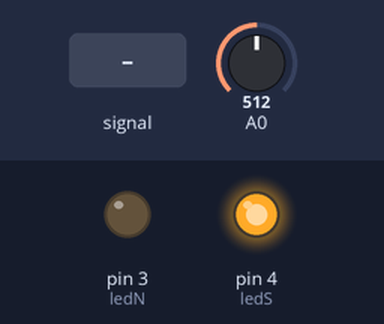
Simulated run of this sketch. Board: Arduino Uno, built with avr-gcc and run on an emulated ATmega328P. On the bench: output pins drawn as LEDs (lit = HIGH). Inputs (shaded band) come from the test bench; at power-on: A0 = 512. What the sketch prints to the serial monitor is not drawn.

Above: at 1.2 s.
1.3 s: A0 fed a 200 Hz sine of ±81 counts around its level
At 1.77 s:
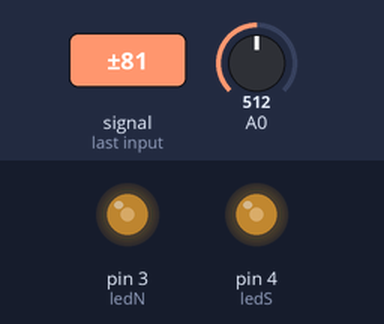
4.3 s: A0 set to 716
5.8 s: A0 set to 523
7.3 s: A0 set to 510
At 8.2 s:
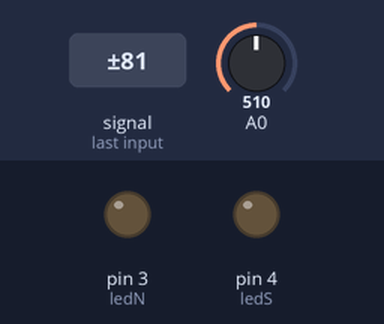
8.8 s: A0 set to 306
At 9.4 s:
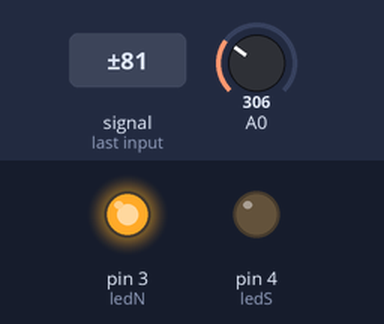
10.3 s: A0 set to 511
At 11.7 s:
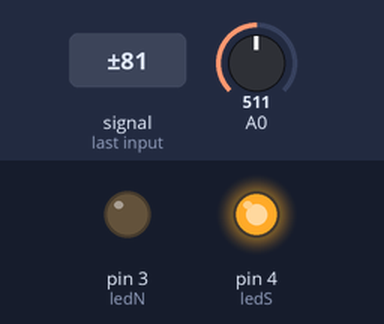
Timing chart, 0 to 12.8 s (numbered marks = the images above; inputs shaded):
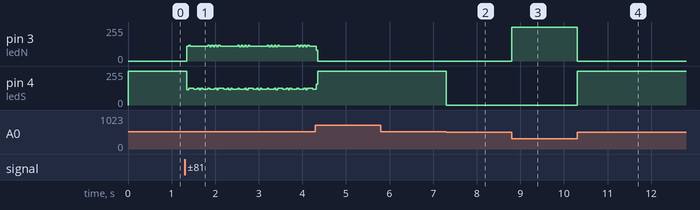

The sketch:

Stator_Tester_1.0.ino
```cpp
//STATOR TESTER

#define ledN 3
#define ledS 4
//#define sensorA0 A0

int hallA;
int sensorA0;

void setup() {
  pinMode (ledN, OUTPUT);                         //X Driver enable and LED
  digitalWrite(ledN, LOW);                       //TB6600 driver enable needs pull up resistor and high on start up
  pinMode (ledS, OUTPUT);
  digitalWrite(ledS, LOW);
  Serial.begin(57600);

}

void loop() {
  sensorA0 = analogRead(A0);
  hallA = map(sensorA0, 0, 1023, -507, 517);
  Serial.println(hallA);

  if (hallA > 3) {
    digitalWrite(ledS, HIGH);
  }
  else {
    digitalWrite(ledS, LOW);
  }

  if (hallA < -3) {
    digitalWrite(ledN, HIGH);
  }
  else {
    digitalWrite(ledN, LOW);
  }
}
```

Measured:
- the behaviour switches between 511 and 510 on A0 (found by bisection; images 1 and 2)
- after the input at 7.3 s, pin 4 (ledS): 255/255 → 0/255 at once
- after the input at 8.8 s, pin 3 (ledN): 0/255 → 255/255 at once
- after the input at 10.3 s, pin 3 (ledN): 255/255 → 0/255 at once; pin 4 (ledS): 0/255 → 255/255 at once
